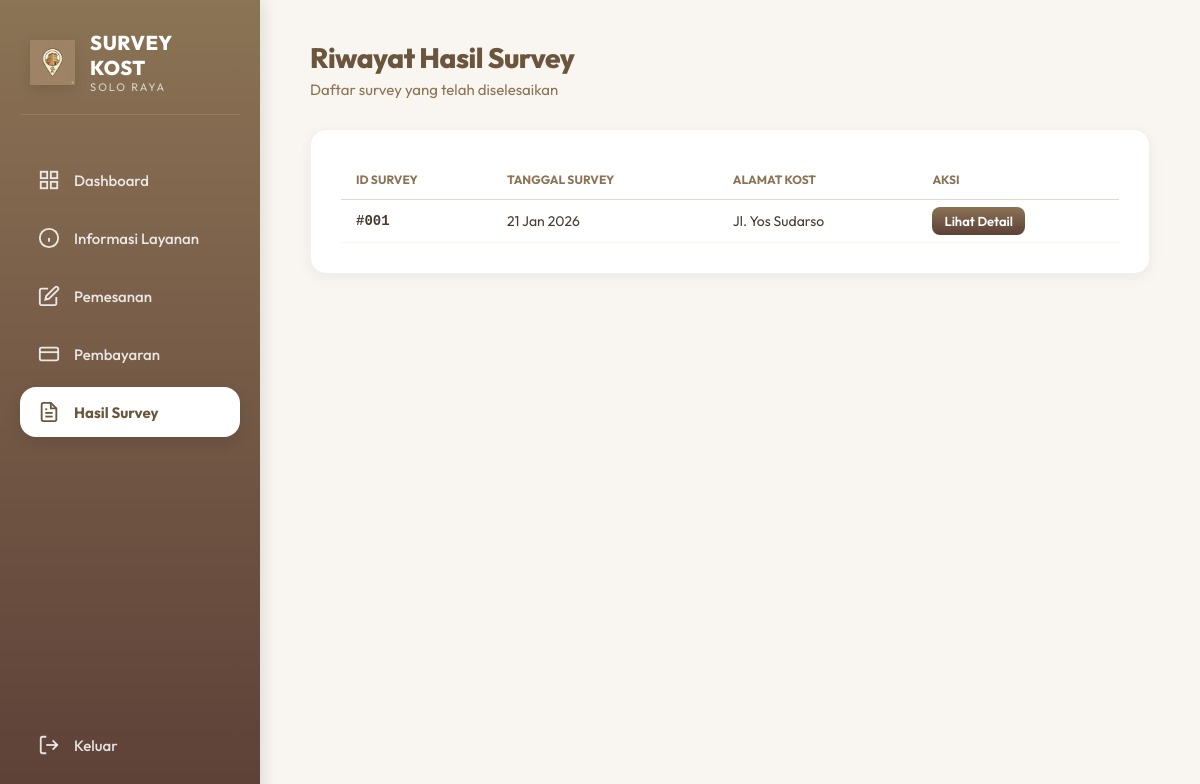
Screenshot of /user/survey.php (signed in) with the database file from the repository.
### tables this page shows
CREATE TABLE `hasil_survey` (
  `id_survey` int(11) NOT NULL,
  `id_pemesanan` int(11) NOT NULL,
  `deskripsi` text DEFAULT NULL,
  `tanggal_survey` date DEFAULT NULL,
  `dokumentasi_survey` varchar(255) DEFAULT NULL
);

CREATE TABLE `pemesanan` (
  `id_pemesanan` int(8) NOT NULL,
  `id_klien` int(8) NOT NULL,
  `id_layanan` int(8) NOT NULL,
  `jarak_dari_kantor` varchar(50) NOT NULL,
  `alamat_kost` text NOT NULL,
  `no_wa_klien` varchar(15) NOT NULL,
  `jadwal_survey` date NOT NULL,
  `waktu_survey` time NOT NULL,
  `catatan_tambahan` text NOT NULL
);

### user/survey.php (the view, shortened to what this page needs)
<?php
require_once '../config.php';
$id_klien = $_SESSION['user_id'];
$sql = "SELECT p.id_pemesanan, p.alamat_kost, s.id_survey, s.tanggal_survey, s.deskripsi, s.dokumentasi_survey
        FROM pemesanan p
        JOIN hasil_survey s ON p.id_pemesanan = s.id_pemesanan
        WHERE p.id_klien = ?
        ORDER BY s.tanggal_survey DESC";
$stmt = $conn->prepare($sql);
$stmt->bind_param("i", $id_klien);
$stmt->execute();
$result = $stmt->get_result();
$surveys = [];
while($row = $result->fetch_assoc()) {
    $surveys[] = $row;
}
?>
<!DOCTYPE html>
<html lang="id">
<head>
    <link rel="stylesheet" href="../css/user_global.css?v=<?php echo time(); ?>">
</head>
<body>
    <aside class="sidebar">
        <div class="logo-container">
            <img src="../logo1.png" alt="Logo" class="logo-img">
            <div class="logo-text">
                <h2>SURVEY KOST</h2>
                <span>SOLO RAYA</span>
            </div>
        </div>
        <ul class="nav-menu">
            <li class="nav-item"><a href="dashboard.php"><svg viewBox="0 0 24 24" fill="none" stroke="currentColor" stroke-width="2"><rect x="3" y="3" width="7" height="7"></rect><rect x="14" y="3" width="7" height="7"></rect><rect x="14" y="14" width="7" height="7"></rect><rect x="3" y="14" width="7" height="7"></rect></svg><span>Dashboard</span></a></li>
            <li class="nav-item"><a href="layanan.php"><svg viewBox="0 0 24 24" fill="none" stroke="currentColor" stroke-width="2"><circle cx="12" cy="12" r="10"></circle><line x1="12" y1="16" x2="12" y2="12"></line><line x1="12" y1="8" x2="12.01" y2="8"></line></svg><span>Informasi Layanan</span></a></li>
            <li class="nav-item"><a href="pemesanan.php"><svg viewBox="0 0 24 24" fill="none" stroke="currentColor" stroke-width="2"><path d="M11 4H4a2 2 0 0 0-2 2v14a2 2 0 0 0 2 2h14a2 2 0 0 0 2-2v-7"></path><path d="M18.5 2.5a2.121 2.121 0 0 1 3 3L12 15l-4 1 1-4 9.5-9.5z"></path></svg><span>Pemesanan</span></a></li>
            <li class="nav-item"><a href="pembayaran.php"><svg viewBox="0 0 24 24" fill="none" stroke="currentColor" stroke-width="2"><rect x="2" y="5" width="20" height="14" rx="2"></rect><line x1="2" y1="10" x2="22" y2="10"></line></svg><span>Pembayaran</span></a></li>
            <li class="nav-item"><a href="survey.php" class="active"><span>Hasil Survey</span></a></li>
            <li class="nav-item" style="margin-top:auto;"><a href="../logout.php" onclick="return confirm('Keluar?')"><svg viewBox="0 0 24 24" fill="none" stroke="currentColor" stroke-width="2"><path d="M9 21H5a2 2 0 0 1-2-2V5a2 2 0 0 1 2-2h4"></path><polyline points="16 17 21 12 16 7"></polyline><line x1="21" y1="12" x2="9" y2="12"></line></svg><span>Keluar</span></a></li>
        </ul>
    </aside>
    <main class="main-wrapper">
        <?php if (isset($_GET['id'])):
            $id_view = intval($_GET['id']);
            $stmt_det = $conn->prepare("SELECT p.id_pemesanan, p.alamat_kost, s.id_survey, s.tanggal_survey, s.deskripsi, s.dokumentasi_survey
                                        FROM pemesanan p
                                        JOIN hasil_survey s ON p.id_pemesanan = s.id_pemesanan
                                        WHERE p.id_klien = ? AND p.id_pemesanan = ?");
            $stmt_det->bind_param("ii", $id_klien, $id_view);
            $stmt_det->execute();
            $d_surv = $stmt_det->get_result()->fetch_assoc();
            $stmt_det->close();
        ?>
            <?php if ($d_surv): ?>
                <div class="page-header">
                    <h1 style="margin-top:10px;">Detail Hasil Survey</h1>
                </div>
                <div class="survey-container">
                    <div class="success-box">
                        <div class="check-icon">✓</div>
                        <div>
                            <h3 style="color:#2E7D32; margin-bottom:5px; font-size:16px;">Survey Selesai</h3>
                            <p style="color:#555; font-size:14px; line-height:1.4;">
                                Survey telah selesai dilakukan pada tanggal <?php echo date('d F Y', strtotime($d_surv['tanggal_survey'])); ?>.
                                Dokumentasi lengkap dapat diakses melalui link Google Drive di bawah.
                            </p>
                        </div>
                    </div>
                    <div class="section-box">
                        <h4 class="box-title">Detail Survey</h4>
                        <div class="detail-grid">
                            <div class="detail-item">
                                <div class="detail-label">ID SURVEY</div>
                                <div class="detail-value">#<?php echo sprintf("%03d", $d_surv['id_survey']); ?></div>
                            </div>
                            <div class="detail-item">
                                <div class="detail-label">ALAMAT KOST</div>
                                <div class="detail-value"><?php echo htmlspecialchars($d_surv['alamat_kost']); ?></div>
                            </div>
                            <div class="detail-item">
                                <div class="detail-label">PAKET</div>
                                <div class="detail-value">Regular (Survey)</div>
                            </div>
                            <div class="detail-item">
                                <div class="detail-label">TANGGAL SURVEY</div>
                                <div class="detail-value"><?php echo date('d F Y', strtotime($d_surv['tanggal_survey'])); ?></div>
                            </div>
                        </div>
                        <div style="margin-top:15px; background:#FFFCF9; padding:15px; border-radius:10px;">
                            <div class="detail-label">CATATAN / DESKRIPSI</div>
                            <div class="detail-value" style="font-weight:400; line-height:1.5; white-space:pre-wrap;"><?php echo htmlspecialchars($d_surv['deskripsi']); ?></div>
                        </div>
                    </div>
                    <div class="section-box">
                        <h4 class="box-title">Dokumentasi Survey</h4>
                        <div class="doc-box">
                            <div style="display:flex; align-items:center;">
                                <div class="doc-icon">📂</div>
                                <div class="doc-text">
                                    <h4>Link Drive Hasil Survey</h4>
                                    <p>Foto & Video</p>
                                </div>
                            </div>
                            <a href="<?php echo htmlspecialchars($d_surv['dokumentasi_survey']); ?>" target="_blank" class="btn-open">Buka</a>
                        </div>
                    </div>
                    <a href="pemesanan.php" class="btn-repeat">Pesan Survey Lagi</a>
                </div>
            <?php else: ?>
                <p>Data tidak ditemukan.</p>
                <a href="survey.php">Kembali</a>
            <?php endif; ?>
        <?php else: ?>
            <div class="page-header">
                <h1>Riwayat Hasil Survey</h1>
                <p>Daftar survey yang telah diselesaikan</p>
            </div>
            <div class="table-card">
                <table>
                    <thead>
                        <tr>
                            <th>ID Survey</th>
                            <th>Tanggal Survey</th>
                            <th>Alamat Kost</th>
                            <th>Aksi</th>
                        </tr>
                    </thead>
                    <tbody>
                        <?php if (count($surveys) > 0): ?>
                            <?php foreach($surveys as $survey): ?>
                            <tr>
                                <td style="font-family:monospace; font-weight:600;">#<?php echo sprintf("%03d", $survey['id_survey']); ?></td>
                                <td><?php echo date('d M Y', strtotime($survey['tanggal_survey'])); ?></td>
                                <td><?php echo htmlspecialchars($survey['alamat_kost']); ?></td>
                                <td>
                                    <a href="survey.php?id=<?php echo $survey['id_pemesanan']; ?>"
                                       style="background:var(--sidebar-gradient); color:white; padding:6px 12px; border-radius:8px; text-decoration:none; font-size:13px; font-weight:600;">
                                       Lihat Detail
                                    </a>
                                </td>
                            </tr>
                            <?php endforeach; ?>
                        <?php else: ?>
                            <tr><td colspan="4" style="text-align:center; padding:20px;">Belum ada riwayat survey.</td></tr>
                        <?php endif; ?>
                    </tbody>
                </table>
            </div>
        <?php endif; ?>
    </main>
</body>
</html>

### css/user_global.css (style rules this page uses)
:root { --primary: #8B7355; --primary-dark: #6B563D; --primary-light: #D2B48C; --accent: #D4A373; --bg-body: #F9F5F0; --text-dark: #2D2420; --text-light: #FFF8F0; --sidebar-gradient: linear-gradient(180deg, #8B7355 0%, #5D4037 100%); --shadow-soft: 0 10px 40px -10px rgba(139, 115, 85, 0.15); --shadow-sm: 0 4px 15px rgba(0, 0, 0, 0.05); --radius-xl: 24px; --radius-md: 16px; }
* { margin: 0; padding: 0; box-sizing: border-box; }
body { font-family: 'Outfit', sans-serif; background-color: var(--bg-body); color: var(--text-dark); min-height: 100vh; display: flex; font-size: 14px; }
.sidebar { width: 260px; background: var(--sidebar-gradient); height: 100vh; position: fixed; left: 0; top: 0; display: flex; flex-direction: column; padding: 30px 20px; color: var(--text-light); z-index: 50; box-shadow: 4px 0 15px rgba(0, 0, 0, 0.1); }
.logo-container { display: flex; align-items: center; gap: 15px; margin-bottom: 40px; padding: 0 10px; border-bottom: 1px solid rgba(255, 255, 255, 0.1); padding-bottom: 20px; }
.logo-img { width: 45px; height: 45px; object-fit: contain; filter: drop-shadow(0 4px 6px rgba(0, 0, 0, 0.1)); }
.logo-text h2 { font-size: 20px; font-weight: 800; color: white; letter-spacing: 0.5px; text-transform: uppercase; }
.logo-text span { font-size: 11px; color: rgba(255, 255, 255, 0.7); font-weight: 400; display: block; letter-spacing: 2px; }
.nav-menu { list-style: none; flex: 1; display: flex; flex-direction: column; gap: 8px; }
.nav-item a { display: flex; align-items: center; gap: 14px; padding: 14px 18px; border-radius: 16px; color: rgba(255, 255, 255, 0.85); text-decoration: none; font-weight: 500; font-size: 15px; transition: all 0.3s ease; }
.nav-item a.active { background: white; color: var(--primary-dark); box-shadow: 0 5px 15px rgba(0, 0, 0, 0.1); font-weight: 700; }
.nav-item a svg { width: 22px; height: 22px; }
.main-wrapper { flex: 1; margin-left: 260px; padding: 40px 50px; }
.page-header { margin-bottom: 30px; }
.page-header h1 { font-size: 28px; font-weight: 800; color: var(--primary-dark); margin-bottom: 5px; letter-spacing: -0.5px; }
.page-header p { color: #8B7355; font-size: 15px; }
.table-card, .form-card, .result-card { background: white; border-radius: 16px; padding: 30px; box-shadow: var(--shadow-sm); border: 1px solid rgba(139, 115, 85, 0.1); margin-bottom: 30px; overflow: hidden; }
table { width: 100%; border-collapse: collapse; }
th { text-align: left; padding: 12px 15px; color: #8B7355; font-size: 12px; text-transform: uppercase; border-bottom: 1px solid #E5D5C5; font-weight: 700; }
td { padding: 12px 15px; border-bottom: 1px solid #F9F5F0; color: #4A3B32; font-size: 14px; }
td:first-child { font-weight: 600; }

### rows the page displays
hasil_survey: id_survey "001", tanggal_survey "21 Jan 2026", id_pemesanan.alamat_kost "Jl. Yos Sudarso"
